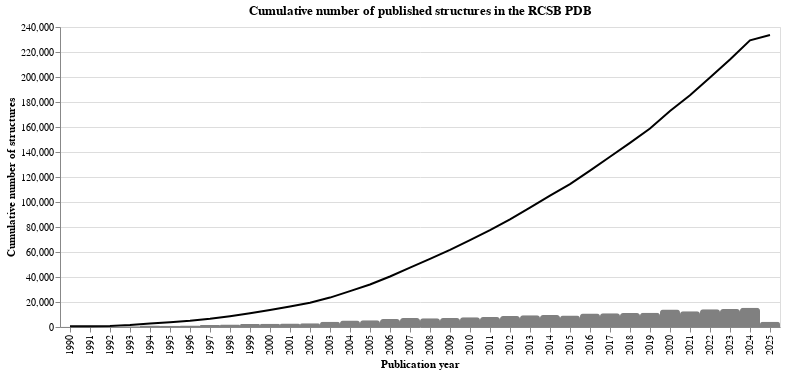

Here is the notebook cell this chart was saved with:
### Code cell
# showing plot
cumulative + yearly_all

### Figure 1 — Vega-Lite specification as saved in the notebook (floating-point values rounded to 4 significant figures)
{"config": {"view": {"continuousWidth": 300, "continuousHeight": 300}}, "layer": [{"mark": {"type": "line", "color": "black"}, "encoding": {"x": {"field": "publicationYear", "title": "Publication year", "type": "ordinal"}, "y": {"field": "cumulative_count", "stack": false, "title": "Cumulative number of structures", "type": "quantitative"}}, "title": "Cumulative number of published structures in the RCSB PDB", "transform": [{"window": [{"op": "sum", "field": "countedStructures", "as": "summed"}], "sort": [{"field": "publicationYear"}]}, {"calculate": "(datum.summed + 365)", "as": "cumulative_count"}]}, {"mark": {"type": "bar", "color": "grey", "cornerRadiusTopLeft": 3, "cornerRadiusTopRight": 3}, "encoding": {"x": {"field": "publicationYear", "type": "ordinal"}, "y": {"field": "countedStructures", "type": "quantitative"}}}], "data": {"name": "data-e5a46fefa792c4a220fefbb20c7e3f2a"}, "$schema": "https://vega.github.io/schema/vega-lite/v5.20.1.json", "datasets": {"data-e5a46fefa792c4a220fefbb20c7e3f2a": [{"publicationYear": 1990, "countedStructures": 142}, {"publicationYear": 1991, "countedStructures": 187}, {"publicationYear": 1992, "countedStructures": 192}, {"publicationYear": 1993, "countedStructures": 696}, {"publicationYear": 1994, "countedStructures": 1289}, {"publicationYear": 1995, "countedStructures": 941}, {"publicationYear": 1996, "countedStructures": 1172}, {"publicationYear": 1997, "countedStructures": 1564}, {"publicationYear": 1998, "countedStructures": 2055}, {"publicationYear": 1999, "countedStructures": 2356}, {"publicationYear": 2000, "countedStructures": 2624}, {"publicationYear": 2001, "countedStructures": 2811}, {"publicationYear": 2002, "countedStructures": 2994}, {"publicationYear": 2003, "countedStructures": 4145}, {"publicationYear": 2004, "countedStructures": 5149}, {"publicationYear": 2005, "countedStructures": 5334}, {"publicationYear": 2006, "countedStructures": 6405}, {"publicationYear": 2007, "countedStructures": 7134}, {"publicationYear": 2008, "countedStructures": 6903}, {"publicationYear": 2009, "countedStructures": 7288}, {"publicationYear": 2010, "countedStructures": 7743}, {"publicationYear": 2011, "countedStructures": 7925}, {"publicationYear": 2012, "countedStructures": 8751}, {"publicationYear": 2013, "countedStructures": 9338}, {"publicationYear": 2014, "countedStructures": 9554}, {"publicationYear": 2015, "countedStructures": 9244}, {"publicationYear": 2016, "countedStructures": 10802}, {"publicationYear": 2017, "countedStructures": 11059}, {"publicationYear": 2018, "countedStructures": 11155}, {"publicationYear": 2019, "countedStructures": 11470}, {"publicationYear": 2020, "countedStructures": 13985}, {"publicationYear": 2021, "countedStructures": 12569}, {"publicationYear": 2022, "countedStructures": 14255}, {"publicationYear": 2023, "countedStructures": 14452}, {"publicationYear": 2024, "countedStructures": 15313}, {"publicationYear": 2025, "countedStructures": 4244}]}}
